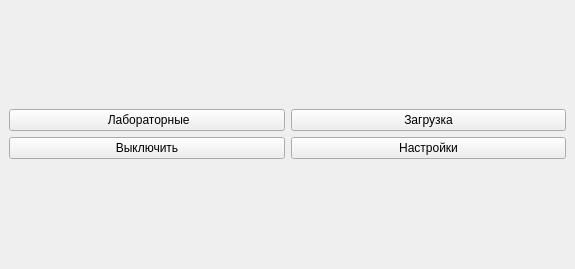
<?xml version="1.0" encoding="UTF-8"?>
<ui version="4.0">
 <class>MainWindow</class>
 <widget class="QMainWindow" name="MainWindow">
  <property name="geometry">
   <rect>
    <x>0</x>
    <y>0</y>
    <width>575</width>
    <height>269</height>
   </rect>
  </property>
  <property name="windowTitle">
   <string>TestComplex</string>
  </property>
  <widget class="QWidget" name="centralwidget">
   <layout class="QVBoxLayout" name="verticalLayout_2">
    <item>
     <layout class="QVBoxLayout" name="verticalLayout">
      <item>
       <layout class="QHBoxLayout" name="horizontalLayout">
        <item>
         <widget class="QPushButton" name="LabsButton">
          <property name="text">
           <string> Лабораторные</string>
          </property>
         </widget>
        </item>
        <item>
         <widget class="QPushButton" name="DumpButton">
          <property name="text">
           <string>Загрузка</string>
          </property>
         </widget>
        </item>
       </layout>
      </item>
      <item>
       <layout class="QHBoxLayout" name="horizontalLayout_2">
        <item>
         <widget class="QPushButton" name="OffButton">
          <property name="text">
           <string>Выключить</string>
          </property>
         </widget>
        </item>
        <item>
         <widget class="QPushButton" name="SettingsButton">
          <property name="text">
           <string>Настройки</string>
          </property>
         </widget>
        </item>
       </layout>
      </item>
     </layout>
    </item>
   </layout>
  </widget>
 </widget>
 <resources/>
 <connections/>
</ui>
